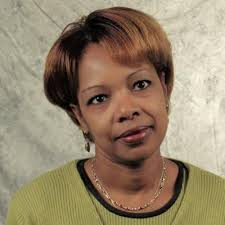
#> input picture eye_detection/1.jpeg, 225 x 225 px, found by its file name
$ python cht.py
#> lines starting #> are read from the running program, lines starting #| are printed output that depends on the picture
import cv2
import cv2.cv as cv
import numpy as np

img = cv2.imread('../Datasets/testImages/1.jpeg',0)
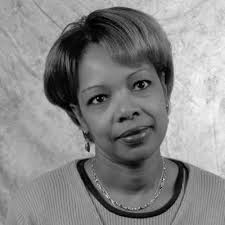
#> img: shape (225, 225); min 0, max 247, mean 135.9
img = cv2.medianBlur(img,5)
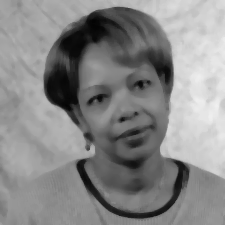
#> img: shape (225, 225); min 3, max 240, mean 136.2
cimg = cv2.cvtColor(img,cv2.COLOR_GRAY2BGR)

circles = cv2.HoughCircles(img,cv.CV_HOUGH_GRADIENT,1,20,
                            param1=150,param2=30,minRadius=20,maxRadius=100)
#> circles = [[136.5, 166.5, 52], [114.5, 71.5, 66.1], [92.5, 70.5, 47.7], [130.5, 127.5, 40.7], [119.5, 154.5, 40.2], [102.5, 104.5, 34.2], [149.5, 188.5, 28]]

circles = np.uint16(np.around(circles))
#> circles = [[136, 166, 52], [114, 72, 66], [92, 70, 48], [130, 128, 41], [120, 154, 40], [102, 104, 34], [150, 188, 28]]
for i in circles[0,:]:
    # draw the outer circle
    cv2.circle(cimg,(i[0],i[1]),i[2],(255,0,0),2)
    # draw the center of the circle
    cv2.circle(cimg,(i[0],i[1]),2,(255,0,0),3)
#> this loop made 7 passes
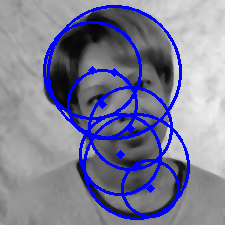
#> cimg: shape (225, 225, 3); mean B, G, R 152.5, 125.1, 125.1

cv2.imshow('detected circles',cimg)
cv2.waitKey(0)
cv2.destroyAllWindows()

$ run again, with eye_detection/4.jpeg copied over eye_detection/1.jpeg
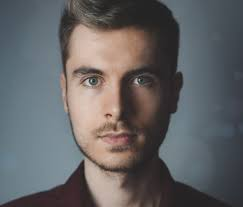
#> input picture eye_detection/4.jpeg, 243 x 207 px, found by its file name
#> `img = cv2.imread('../Datasets/testImages/1.jpeg',0)`:
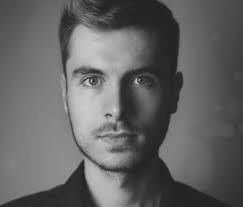
#> img: shape (207, 243); min 25, max 211, mean 99.3
#> `circles = cv2.HoughCircles(img,cv.CV_HOUGH_GRADIENT,1,20, param1=150,p..`: circles = [[119.5, 118.5, 47.8]]
#> `circles = np.uint16(np.around(circles))`: circles = [[120, 118, 48]]
#> the loop `for i in circles[0,:]:` made 1 pass
#> after the loop `for i in circles[0,:]:`:
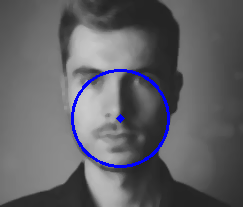
#> cimg: shape (207, 243, 3); mean B, G, R 102.3, 97.4, 97.4
